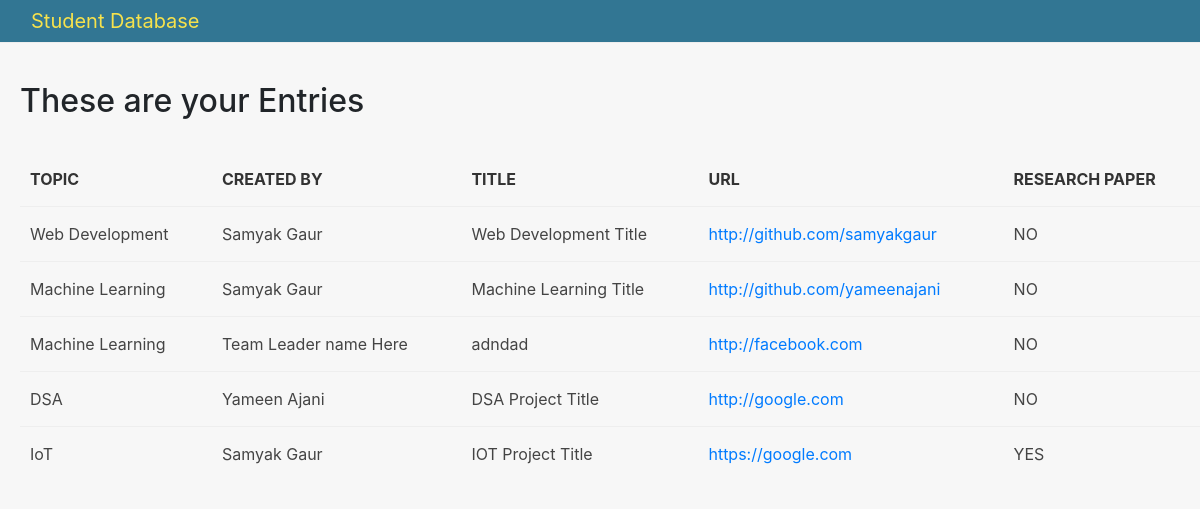
The app's page /first_app/index1, older data.
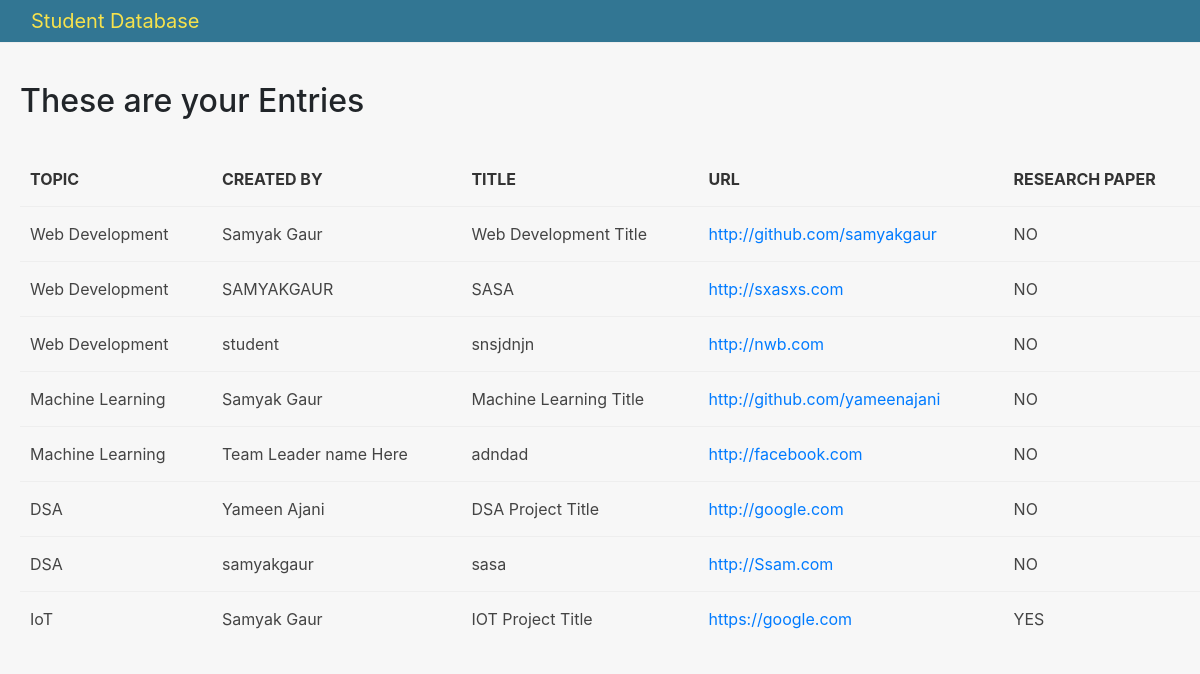
The same page, newer data.
### first_app/models.py (models this page shows, shortened)
class Entrie(models.Model):
    topics = models.ForeignKey(Topic,on_delete=models.PROTECT)
    name = models.CharField(max_length=100,default="Team Leader name Here")
    title = models.CharField(max_length=264, unique=True)
    description = models.TextField(max_length=600, null=True, blank=True)
    url = models.URLField(unique=True)
    start_date = models.DateField()
    end_date = models.DateField()
    year = models.IntegerField(choices=YEARS, default=1)
    department = models.CharField(max_length=100,choices=DEPARTMENTS,default="Computer")
    research_paper = models.CharField(max_length=100,choices=PAPER,default="NO")
    file= models.FileField(upload_to=None,max_length=100,default="NULL")

class Topic(models.Model):
    topic = models.CharField(max_length=264 , unique=True)
    def __str__(self):
        return self.topic

### first_app/views.py (the view)
# urls.py: path('index1',views.index1),
def index1(request):
    entries_display = Entrie.objects.order_by('topics')
    index1dict = {'entries_display':entries_display}
    return render(request,'first_app/index.html',context=index1dict)

### templates/first_app/index.html (shortened to what this page needs)
<!DOCTYPE html>
{% load staticfiles %}
<html lang="en">
<head>
    <link rel="stylesheet" href="https://stackpath.bootstrapcdn.com/bootstrap/4.3.1/css/bootstrap.min.css">
    <link rel="stylesheet" href="{% static "css/main1.css" %}">
</head>
<body>
    <nav class="navbar navbar-expand-lg navbar-light bg-light" style="background-color: rgb(50, 118, 147)!important; height: 43px;">
                <a class="navbar-brand" href="http://127.0.0.1:8000/" style="color: rgb(247, 226, 76)">Student Database</a>
    </nav>
    <br>
    <div style="padding-left: 20px;">
        <h2>These are your Entries </h2><br >
        {% if entries_display %}
        <table>
            <th>Topic</th>
            <th>Created By</th>
            <th>Title</th>
            <th>URL</th>
            <th>Research Paper</th>
            {% for acc in entries_display %}
            <tr>
                <td>{{ acc.topics }}</td>
                <td>{{ acc.name }}</td>
                <td>{{ acc.title }}</td>
                <td><a href="{{ acc.url }}">{{ acc.url}}</td>
                <td>{{ acc.research_paper }}</td>
            </tr>
            {% endfor %}
        </table>
        {% else %}
        <p> no access record found</p>
        {% endif %}
    </div>
</body>
</html>

### static/css/main1.css (style rules this page uses)
* { --main-color: #006992; }
body { display: flex; flex-direction: column; background-color: #f7f7f7; min-height: 100vh; }
nav { background-color: #232632; margin-bottom: 15px; border-bottom: 1px solid #eee; height: 100vh; position: fixed; min-width: 150px; }
nav a { display: block; padding: 20px 15px; color: rgba(255,255,255,.6); transition: 100ms ease; }
table { width: 100%; }
td, th { padding: 15px 10px; border-top: 1px solid #eee; color: #444; }
th { border: none; color: #333; text-transform: uppercase; }
td { position: relative; }

Row changes from the older to the newer data that the page shows:
added Entrie: topics "Web Development", name "SAMYAKGAUR", title "SASA", url "http://sxasxs.com", research_paper "NO"
added Entrie: topics "Web Development", name "student", title "snsjdnjn", url "http://nwb.com", research_paper "NO"
added Entrie: topics "DSA", name "samyakgaur", title "sasa", url "http://Ssam.com", research_paper "NO"
